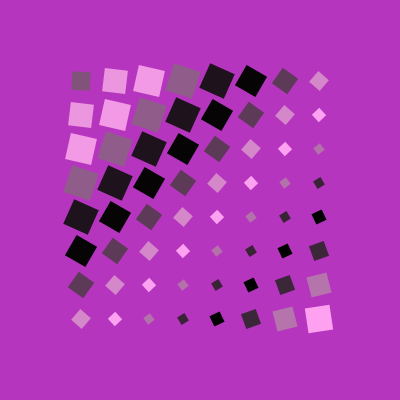
Frame 1 (no input)
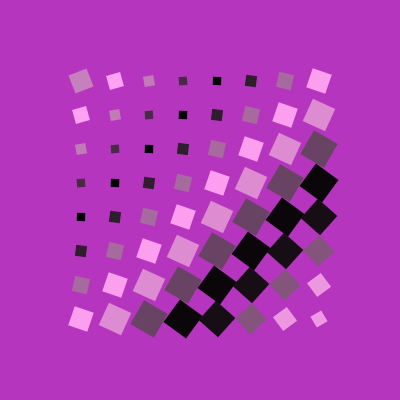
Frame 60 (no input)
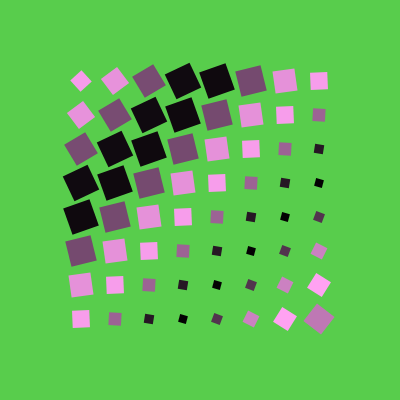
Frame 120 (the mouse pressed at the canvas centre since frame 60)

The p5.js sketch that drew these frames (run headless with seeded random() and noise() and a simulated clock; from frame 60 on, the mouse is pressed at the canvas centre):

// p5.js sketch
// ── sketch.js
let pixel = 8; 
let baseSize = 18; 
let spacing = 34; 
let bgColor; 

function setup() {
  createCanvas(400, 400);
  rectMode(CENTER); 
  noStroke(); 
  
  
  bgColor = color(random(255), random(255), random(255));
}

function draw() {
  
  background(bgColor);

 
  let xOffset = (pixel - 1) * spacing / 2; 
  let yOffset = (pixel - 1) * spacing / 2; 


  for (let r = 0; r < pixel; r++) {
    for (let q = 0; q < pixel; q++) {
      push(); 
      
     
      let x = width / 2 + (q * spacing) - xOffset; 
      let y = height / 2 + (r * spacing) - yOffset;

      translate(x, y); 
      
      
      let angle = frameCount * 0.02 + (r + q) * 0.1;
      rotate(angle);

     
      let c = lerpColor(color("#000000"), color("#FFA2F2"), (sin(frameCount * 0.01 + r + q) + 1) / 2);
      fill(c);

     
      let size = baseSize + sin(frameCount * 0.05 + (r + q) * 0.5) * 10;
      rect(0, 0, size, size);

      pop(); 
    }
  }
}

function mousePressed() {
  
  bgColor = color(random(255), random(255), random(255));

}
